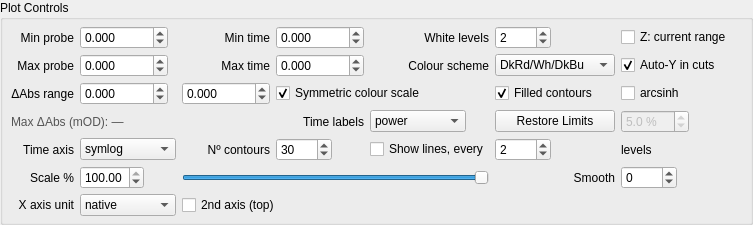
           <widget class="QGroupBox" name="PC_box">
            <property name="title">
             <string>Plot Controls</string>
            </property>
            <layout class="QGridLayout" name="plotControlsGrid">
             <property name="leftMargin">
              <number>8</number>
             </property>
             <property name="topMargin">
              <number>6</number>
             </property>
             <property name="rightMargin">
              <number>8</number>
             </property>
             <property name="bottomMargin">
              <number>6</number>
             </property>
             <property name="horizontalSpacing">
              <number>6</number>
             </property>
             <property name="verticalSpacing">
              <number>5</number>
             </property>
             <item row="3" column="3">
              <widget class="QLabel" name="PC_lblTimeLabels">
               <property name="text">
                <string>Time labels</string>
               </property>
               <property name="alignment">
                <set>Qt::AlignmentFlag::AlignRight|Qt::AlignmentFlag::AlignTrailing|Qt::AlignmentFlag::AlignVCenter</set>
               </property>
              </widget>
             </item>
             <item row="4" column="0">
              <widget class="QLabel" name="PC_lblTimeAxis">
               <property name="text">
                <string>Time axis</string>
               </property>
               <property name="alignment">
                <set>Qt::AlignmentFlag::AlignRight|Qt::AlignmentFlag::AlignTrailing|Qt::AlignmentFlag::AlignVCenter</set>
               </property>
              </widget>
             </item>
             <item row="4" column="1">
              <widget class="QComboBox" name="PC_timeScale">
               <property name="minimumSize">
                <size>
                 <width>96</width>
                 <height>0</height>
                </size>
               </property>
               <property name="maximumSize">
                <size>
                 <width>96</width>
                 <height>16777215</height>
                </size>
               </property>
               <item>
                <property name="text">
                 <string>symlog</string>
                </property>
               </item>
               <item>
                <property name="text">
                 <string>log</string>
                </property>
               </item>
               <item>
                <property name="text">
                 <string>lin</string>
                </property>
               </item>
              </widget>
             </item>
             <item row="1" column="4">
              <widget class="QLabel" name="PC_lblCmap">
               <property name="text">
                <string>Colour scheme</string>
               </property>
               <property name="alignment">
                <set>Qt::AlignmentFlag::AlignRight|Qt::AlignmentFlag::AlignTrailing|Qt::AlignmentFlag::AlignVCenter</set>
               </property>
              </widget>
             </item>
             <item row="3" column="5">
              <widget class="QPushButton" name="PC_restore">
               <property name="text">
                <string>Restore Limits</string>
               </property>
              </widget>
             </item>
             <item row="1" column="3">
              <widget class="QDoubleSpinBox" name="PC_yMax">
               <property name="minimumSize">
                <size>
                 <width>88</width>
                 <height>0</height>
                </size>
               </property>
               <property name="maximumSize">
                <size>
                 <width>88</width>
                 <height>16777215</height>
                </size>
               </property>
               <property name="keyboardTracking">
                <bool>false</bool>
               </property>
               <property name="decimals">
                <number>3</number>
               </property>
               <property name="minimum">
                <double>-1000000000.000000000000000</double>
               </property>
               <property name="maximum">
                <double>1000000000.000000000000000</double>
               </property>
              </widget>
             </item>
             <item row="4" column="2">
              <widget class="QLabel" name="PC_lblNContours">
               <property name="text">
                <string>Nº contours</string>
               </property>
               <property name="alignment">
                <set>Qt::AlignmentFlag::AlignRight|Qt::AlignmentFlag::AlignTrailing|Qt::AlignmentFlag::AlignVCenter</set>
               </property>
              </widget>
             </item>
             <item row="0" column="2">
              <widget class="QLabel" name="PC_lblMinTime">
               <property name="text">
                <string>Min time</string>
               </property>
               <property name="alignment">
                <set>Qt::AlignmentFlag::AlignRight|Qt::AlignmentFlag::AlignTrailing|Qt::AlignmentFlag::AlignVCenter</set>
               </property>
              </widget>
             </item>
             <item row="4" column="4">
              <widget class="QCheckBox" name="PC_showLines">
               <property name="text">
                <string>Show lines, every</string>
               </property>
               <property name="checked">
                <bool>false</bool>
               </property>
              </widget>
             </item>
             <item row="1" column="5">
              <widget class="QComboBox" name="PC_cmap">
               <property name="minimumSize">
                <size>
                 <width>120</width>
                 <height>0</height>
                </size>
               </property>
               <property name="maximumSize">
                <size>
                 <width>120</width>
                 <height>16777215</height>
                </size>
               </property>
               <item>
                <property name="text">
                 <string>DkRd/Wh/DkBu</string>
                </property>
               </item>
               <item>
                <property name="text">
                 <string>Rd/Wh/Bu v2</string>
                </property>
               </item>
               <item>
                <property name="text">
                 <string>Seismic</string>
                </property>
               </item>
               <item>
                <property name="text">
                 <string>Jet</string>
                </property>
               </item>
               <item>
                <property name="text">
                 <string>vik</string>
                </property>
               </item>
               <item>
                <property name="text">
                 <string>berlin</string>
                </property>
               </item>
              </widget>
             </item>
             <item row="4" column="6">
              <widget class="QLabel" name="PC_lblLevels">
               <property name="text">
                <string>levels</string>
               </property>
              </widget>
             </item>
             <item row="2" column="0">
              <widget class="QLabel" name="PC_lblDAbs">
               <property name="text">
                <string>ΔAbs range</string>
               </property>
               <property name="alignment">
                <set>Qt::AlignmentFlag::AlignRight|Qt::AlignmentFlag::AlignTrailing|Qt::AlignmentFlag::AlignVCenter</set>
               </property>
              </widget>
             </item>
             <item row="5" column="2" colspan="3">
              <widget class="QSlider" name="PC_zSlider">
               <property name="minimum">
                <number>1</number>
               </property>
               <property name="maximum">
                <number>100</number>
               </property>
               <property name="value">
                <number>100</number>
               </property>
               <property name="orientation">
                <enum>Qt::Orientation::Horizontal</enum>
               </property>
              </widget>
             </item>
             <item row="1" column="1">
              <widget class="QDoubleSpinBox" name="PC_xMax">
               <property name="minimumSize">
                <size>
                 <width>88</width>
                 <height>0</height>
                </size>
               </property>
               <property name="maximumSize">
                <size>
                 <width>88</width>
                 <height>16777215</height>
                </size>
               </property>
               <property name="keyboardTracking">
                <bool>false</bool>
               </property>
               <property name="decimals">
                <number>3</number>
               </property>
               <property name="minimum">
                <double>-1000000000.000000000000000</double>
               </property>
               <property name="maximum">
                <double>1000000000.000000000000000</double>
               </property>
              </widget>
             </item>
             <item row="0" column="6">
              <widget class="QCheckBox" name="PC_restrictZ">
               <property name="toolTip">
                <string>Auto Z-max from data inside the current X/Y limits, not the whole dataset.</string>
               </property>
               <property name="text">
                <string>Z: current range</string>
               </property>
               <property name="checked">
                <bool>false</bool>
               </property>
              </widget>
             </item>
             <item row="6" column="0">
              <widget class="QLabel" name="PC_lblXUnit">
               <property name="text">
                <string>X axis unit</string>
               </property>
               <property name="alignment">
                <set>Qt::AlignmentFlag::AlignRight|Qt::AlignmentFlag::AlignTrailing|Qt::AlignmentFlag::AlignVCenter</set>
               </property>
              </widget>
             </item>
             <item row="5" column="1">
              <widget class="SciDoubleSpinBox" name="PC_zPct">
               <property name="minimumSize">
                <size>
                 <width>64</width>
                 <height>0</height>
                </size>
               </property>
               <property name="maximumSize">
                <size>
                 <width>64</width>
                 <height>16777215</height>
                </size>
               </property>
               <property name="keyboardTracking">
                <bool>false</bool>
               </property>
               <property name="minimum">
                <double>0.000001000000000</double>
               </property>
               <property name="maximum">
                <double>100.000000000000000</double>
               </property>
               <property name="value">
                <double>100.000000000000000</double>
               </property>
              </widget>
             </item>
             <item row="0" column="0">
              <widget class="QLabel" name="PC_xMinLabel">
               <property name="text">
                <string>Min probe</string>
               </property>
               <property name="alignment">
                <set>Qt::AlignmentFlag::AlignRight|Qt::AlignmentFlag::AlignTrailing|Qt::AlignmentFlag::AlignVCenter</set>
               </property>
              </widget>
             </item>
             <item row="4" column="3">
              <widget class="QSpinBox" name="PC_nContours">
               <property name="minimumSize">
                <size>
                 <width>56</width>
                 <height>0</height>
                </size>
               </property>
               <property name="maximumSize">
                <size>
                 <width>56</width>
                 <height>16777215</height>
                </size>
               </property>
               <property name="keyboardTracking">
                <bool>false</bool>
               </property>
               <property name="minimum">
                <number>2</number>
               </property>
               <property name="maximum">
                <number>400</number>
               </property>
               <property name="value">
                <number>30</number>
               </property>
              </widget>
             </item>
             <item row="1" column="6">
              <widget class="QCheckBox" name="PC_autoYcuts">
               <property name="toolTip">
                <string>Autoscale the signal (Y) axis of kinetic/spectral cuts instead of inheriting the contour Z limits.</string>
               </property>
               <property name="text">
                <string>Auto-Y in cuts</string>
               </property>
               <property name="checked">
                <bool>true</bool>
               </property>
              </widget>
             </item>
             <item row="1" column="0">
              <widget class="QLabel" name="PC_xMaxLabel">
               <property name="text">
                <string>Max probe</string>
               </property>
               <property name="alignment">
                <set>Qt::AlignmentFlag::AlignRight|Qt::AlignmentFlag::AlignTrailing|Qt::AlignmentFlag::AlignVCenter</set>
               </property>
              </widget>
             </item>
             <item row="0" column="7" rowspan="7">
              <spacer name="PC_hspacer">
               <property name="orientation">
                <enum>Qt::Orientation::Horizontal</enum>
               </property>
               <property name="sizeHint" stdset="0">
                <size>
                 <width>10</width>
                 <height>20</height>
                </size>
               </property>
              </spacer>
             </item>
             <item row="2" column="2">
              <widget class="QDoubleSpinBox" name="PC_zMax">
               <property name="minimumSize">
                <size>
                 <width>88</width>
                 <height>0</height>
                </size>
               </property>
               <property name="maximumSize">
                <size>
                 <width>88</width>
                 <height>16777215</height>
                </size>
               </property>
               <property name="keyboardTracking">
                <bool>false</bool>
               </property>
               <property name="decimals">
                <number>3</number>
               </property>
               <property name="minimum">
                <double>-1000000000.000000000000000</double>
               </property>
               <property name="maximum">
                <double>1000000000.000000000000000</double>
               </property>
              </widget>
             </item>
             <item row="2" column="1">
              <widget class="QDoubleSpinBox" name="PC_zMin">
               <property name="minimumSize">
                <size>
                 <width>88</width>
                 <height>0</height>
                </size>
               </property>
               <property name="maximumSize">
                <size>
                 <width>88</width>
                 <height>16777215</height>
                </size>
               </property>
               <property name="keyboardTracking">
                <bool>false</bool>
               </property>
               <property name="decimals">
                <number>3</number>
               </property>
               <property name="minimum">
                <double>-1000000000.000000000000000</double>
               </property>
               <property name="maximum">
                <double>1000000000.000000000000000</double>
               </property>
              </widget>
             </item>
             <item row="2" column="6">
              <widget class="QCheckBox" name="PC_arcsinh">
               <property name="text">
                <string>arcsinh</string>
               </property>
               <property name="checked">
                <bool>false</bool>
               </property>
              </widget>
             </item>
             <item row="3" column="6">
              <widget class="QDoubleSpinBox" name="PC_arcsinhPct">
               <property name="enabled">
                <bool>false</bool>
               </property>
               <property name="minimumSize">
                <size>
                 <width>68</width>
                 <height>0</height>
                </size>
               </property>
               <property name="maximumSize">
                <size>
                 <width>68</width>
                 <height>16777215</height>
                </size>
               </property>
               <property name="toolTip">
                <string>Linear threshold for arcsinh color scaling as a percentage of the active amplitude limit.</string>
               </property>
               <property name="keyboardTracking">
                <bool>false</bool>
               </property>
               <property name="suffix">
                <string> %</string>
               </property>
               <property name="decimals">
                <number>1</number>
               </property>
               <property name="minimum">
                <double>0.100000000000000</double>
               </property>
               <property name="maximum">
                <double>100.000000000000000</double>
               </property>
               <property name="singleStep">
                <double>1.000000000000000</double>
               </property>
               <property name="value">
                <double>5.000000000000000</double>
               </property>
              </widget>
             </item>
             <item row="5" column="5">
              <widget class="QLabel" name="PC_lblSmooth">
               <property name="text">
                <string>Smooth</string>
               </property>
               <property name="alignment">
                <set>Qt::AlignmentFlag::AlignRight|Qt::AlignmentFlag::AlignTrailing|Qt::AlignmentFlag::AlignVCenter</set>
               </property>
              </widget>
             </item>
             <item row="1" column="2">
              <widget class="QLabel" name="PC_lblMaxTime">
               <property name="text">
                <string>Max time</string>
               </property>
               <property name="alignment">
                <set>Qt::AlignmentFlag::AlignRight|Qt::AlignmentFlag::AlignTrailing|Qt::AlignmentFlag::AlignVCenter</set>
               </property>
              </widget>
             </item>
             <item row="0" column="4">
              <widget class="QLabel" name="PC_lblWhite">
               <property name="text">
                <string>White levels</string>
               </property>
               <property name="alignment">
                <set>Qt::AlignmentFlag::AlignRight|Qt::AlignmentFlag::AlignTrailing|Qt::AlignmentFlag::AlignVCenter</set>
               </property>
              </widget>
             </item>
             <item row="6" column="2" colspan="3">
              <widget class="QCheckBox" name="PC_secondaryAxis">
               <property name="toolTip">
                <string>Add a secondary X axis (top) in the complementary unit (cm-1&lt;-&gt;nm; nm for eV/THz).</string>
               </property>
               <property name="text">
                <string>2nd axis (top)</string>
               </property>
               <property name="checked">
                <bool>false</bool>
               </property>
              </widget>
             </item>
             <item row="3" column="4">
              <widget class="QComboBox" name="PC_timeLabel">
               <property name="minimumSize">
                <size>
                 <width>96</width>
                 <height>0</height>
                </size>
               </property>
               <property name="maximumSize">
                <size>
                 <width>96</width>
                 <height>16777215</height>
                </size>
               </property>
               <item>
                <property name="text">
                 <string>power</string>
                </property>
               </item>
               <item>
                <property name="text">
                 <string>decimal</string>
                </property>
               </item>
               <item>
                <property name="text">
                 <string>mixed</string>
                </property>
               </item>
              </widget>
             </item>
             <item row="4" column="5">
              <widget class="QSpinBox" name="PC_nSkip">
               <property name="minimumSize">
                <size>
                 <width>56</width>
                 <height>0</height>
                </size>
               </property>
               <property name="maximumSize">
                <size>
                 <width>56</width>
                 <height>16777215</height>
                </size>
               </property>
               <property name="keyboardTracking">
                <bool>false</bool>
               </property>
               <property name="minimum">
                <number>1</number>
               </property>
               <property name="maximum">
                <number>50</number>
               </property>
               <property name="value">
                <number>2</number>
               </property>
              </widget>
             </item>
             <item row="0" column="1">
              <widget class="QDoubleSpinBox" name="PC_xMin">
               <property name="minimumSize">
                <size>
                 <width>88</width>
                 <height>0</height>
                </size>
               </property>
               <property name="maximumSize">
                <size>
                 <width>88</width>
                 <height>16777215</height>
                </size>
               </property>
               <property name="keyboardTracking">
                <bool>false</bool>
               </property>
               <property name="decimals">
                <number>3</number>
               </property>
               <property name="minimum">
                <double>-1000000000.000000000000000</double>
               </property>
               <property name="maximum">
                <double>1000000000.000000000000000</double>
               </property>
              </widget>
             </item>
             <item row="0" column="3">
              <widget class="QDoubleSpinBox" name="PC_yMin">
               <property name="minimumSize">
                <size>
                 <width>88</width>
                 <height>0</height>
                </size>
               </property>
               <property name="maximumSize">
                <size>
                 <width>88</width>
                 <height>16777215</height>
                </size>
               </property>
               <property name="keyboardTracking">
                <bool>false</bool>
               </property>
               <property name="decimals">
                <number>3</number>
               </property>
               <property name="minimum">
                <double>-1000000000.000000000000000</double>
               </property>
               <property name="maximum">
                <double>1000000000.000000000000000</double>
               </property>
              </widget>
             </item>
             <item row="3" column="0" colspan="3">
              <widget class="QLabel" name="PC_zReadout">
               <property name="styleSheet">
                <string notr="true">color: #555;</string>
               </property>
               <property name="text">
                <string>Max ΔAbs (mOD): —</string>
               </property>
              </widget>
             </item>
             <item row="6" column="1">
              <widget class="QComboBox" name="PC_xUnit">
               <property name="minimumSize">
                <size>
                 <width>96</width>
                 <height>0</height>
                </size>
               </property>
               <property name="maximumSize">
                <size>
                 <width>96</width>
                 <height>16777215</height>
                </size>
               </property>
               <property name="toolTip">
                <string>Convert the spectral (probe) X axis between nm / cm-1 / eV / THz. "native" keeps the dataset's stored unit.</string>
               </property>
               <item>
                <property name="text">
                 <string>native</string>
                </property>
               </item>
               <item>
                <property name="text">
                 <string>nm</string>
                </property>
               </item>
               <item>
                <property name="text">
                 <string>cm-1</string>
                </property>
               </item>
               <item>
                <property name="text">
                 <string>eV</string>
                </property>
               </item>
               <item>
                <property name="text">
                 <string>THz</string>
                </property>
               </item>
              </widget>
             </item>
             <item row="5" column="0">
              <widget class="QLabel" name="PC_lblScalePct">
               <property name="text">
                <string>Scale %</string>
               </property>
               <property name="alignment">
                <set>Qt::AlignmentFlag::AlignRight|Qt::AlignmentFlag::AlignTrailing|Qt::AlignmentFlag::AlignVCenter</set>
               </property>
              </widget>
             </item>
             <item row="5" column="6">
              <widget class="QSpinBox" name="PC_smooth">
               <property name="minimumSize">
                <size>
                 <width>56</width>
                 <height>0</height>
                </size>
               </property>
               <property name="maximumSize">
                <size>
                 <width>56</width>
                 <height>16777215</height>
                </size>
               </property>
               <property name="toolTip">
                <string>Smoothing for transient-spectra / kinetic cuts (opened in a new figure):
0 = no smoothing;
&gt;0 = smoothed data only;
&lt;0 = smoothed data plus the original semitransparent.
The magnitude sets the smoothing window width.</string>
               </property>
               <property name="keyboardTracking">
                <bool>false</bool>
               </property>
               <property name="minimum">
                <number>-99</number>
               </property>
               <property name="maximum">
                <number>99</number>
               </property>
               <property name="value">
                <number>0</number>
               </property>
              </widget>
             </item>
             <item row="2" column="5">
              <widget class="QCheckBox" name="PC_filled">
               <property name="text">
                <string>Filled contours</string>
               </property>
               <property name="checked">
                <bool>true</bool>
               </property>
              </widget>
             </item>
             <item row="2" column="3" colspan="2">
              <widget class="QCheckBox" name="PC_symmetric">
               <property name="text">
                <string>Symmetric colour scale</string>
               </property>
               <property name="checked">
                <bool>true</bool>
               </property>
              </widget>
             </item>
             <item row="0" column="5">
              <widget class="QSpinBox" name="PC_whiteLevels">
               <property name="minimumSize">
                <size>
                 <width>56</width>
                 <height>0</height>
                </size>
               </property>
               <property name="maximumSize">
                <size>
                 <width>56</width>
                 <height>16777215</height>
                </size>
               </property>
               <property name="keyboardTracking">
                <bool>false</bool>
               </property>
               <property name="minimum">
                <number>0</number>
               </property>
               <property name="maximum">
                <number>20</number>
               </property>
               <property name="value">
                <number>2</number>
               </property>
              </widget>
             </item>
            </layout>
           </widget>
